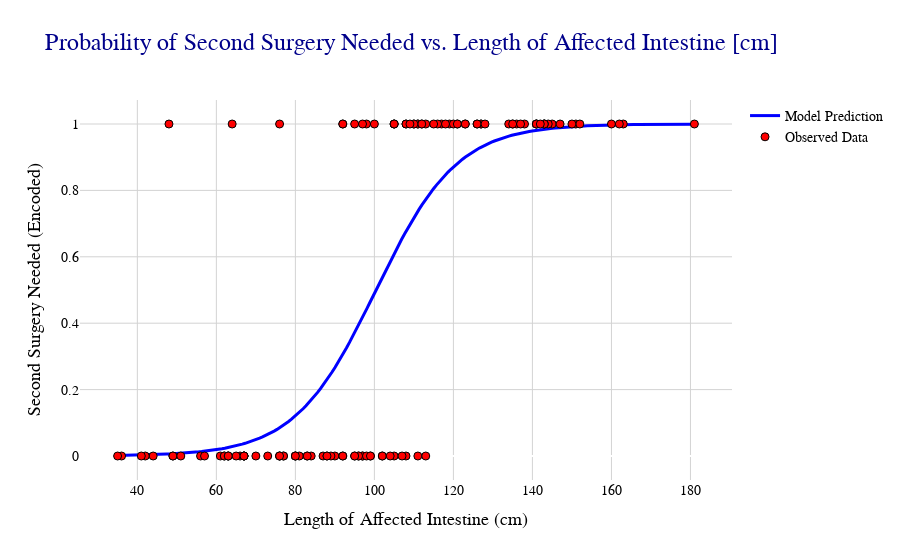

Source (notebook cell):
### Code cell
import plotly.graph_objects as go

fig = go.Figure()

# Adding the model prediction trace (line)
fig.add_trace(go.Scatter(
    x=affectedIntestineleength,
    y=new_affected_line_predictions,
    mode='lines',
    name='Model Prediction',
    line=dict(color='blue', width=3)
))

# Adding the observed data trace (markers)
fig.add_trace(go.Scatter(
    x=data['LengthAffectedIntestine'].tolist(),
    y=data['SecondSurgeryNeededEncoded'].tolist(),
    mode='markers',
    name='Observed Data',
    marker=dict(color='red', size=8, line=dict(width=1, color='black'))
))

# Update layout with enhanced visual settings
fig.update_layout(
    title='Probability of Second Surgery Needed vs. Length of Affected Intestine [cm]',
    title_font=dict(family='Arial', size=24, color='darkblue'),
    xaxis=dict(
        title='Length of Affected Intestine (cm)',
        title_font=dict(family='Arial', size=18, color='black'),
        tickfont=dict(family='Arial', size=14, color='black'),
        gridcolor='lightgray'
    ),
    yaxis=dict(
        title='Second Surgery Needed (Encoded)',
        title_font=dict(family='Arial', size=18, color='black'),
        tickfont=dict(family='Arial', size=14, color='black'),
        gridcolor='lightgray'
    ),
    plot_bgcolor='white',
    paper_bgcolor='white',
    legend=dict(font=dict(family='Arial', size=14, color='black'))
)

fig.show()

### Figure 1 — Plotly figure (JSON) as saved in the notebook; plotly's stock layout.template omitted (floating-point values rounded to 4 significant figures; data arrays with more than 128 entries replaced by an {"elided": "..."} marker saying what was removed)
{"data": [{"line": {"color": "blue", "width": 3}, "mode": "lines", "name": "Model Prediction", "type": "scatter", "x": {"elided": "200 float values"}, "y": {"elided": "200 float values"}}, {"marker": {"color": "red", "line": {"color": "black", "width": 1}, "size": 8}, "mode": "markers", "name": "Observed Data", "type": "scatter", "x": [105, 127, 135, 110, 151, 76, 136, 138, 119, 111, 98, 163, 108, 141, 145, 134, 97, 108, 123, 117, 127, 144, 137, 141, 111, 162, 126, 112, 121, 120, 95, 105, 116, 152, 143, 115, 113, 105, 141, 64, 150, 92, 126, 123, 121, 100, 128, 143, 112, 147, 110, 160, 109, 92, 143, 48, 135, 142, 118, 181, 96, 105, 44, 36, 56, 99, 87, 88, 57, 77, 76, 42, 76, 90, 61, 97, 80, 70, 62, 67, 77, 102, 66, 80, 97, 96, 89, 95, 63, 81, 67, 67, 80, 49, 62, 98, 95, 63, 102, 111, 113, 88, 76, 108, 49, 35, 65, 63, 83, 51, 73, 104, 92, 99, 84, 41, 83, 92, 107, 67], "y": [1, 1, 1, 1, 1, 1, 1, 1, 1, 1, 1, 1, 1, 1, 1, 1, 1, 1, 1, 1, 1, 1, 1, 1, 1, 1, 1, 1, 1, 1, 1, 1, 1, 1, 1, 1, 1, 1, 1, 1, 1, 1, 1, 1, 1, 1, 1, 1, 1, 1, 1, 1, 1, 1, 1, 1, 1, 1, 1, 1, 0, 0, 0, 0, 0, 0, 0, 0, 0, 0, 0, 0, 0, 0, 0, 0, 0, 0, 0, 0, 0, 0, 0, 0, 0, 0, 0, 0, 0, 0, 0, 0, 0, 0, 0, 0, 0, 0, 0, 0, 0, 0, 0, 0, 0, 0, 0, 0, 0, 0, 0, 0, 0, 0, 0, 0, 0, 0, 0, 0]}], "layout": {"legend": {"font": {"color": "black", "family": "Arial", "size": 14}}, "paper_bgcolor": "white", "plot_bgcolor": "white", "title": {"font": {"color": "darkblue", "family": "Arial", "size": 24}, "text": "Probability of Second Surgery Needed vs. Length of Affected Intestine [cm]"}, "xaxis": {"gridcolor": "lightgray", "tickfont": {"color": "black", "family": "Arial", "size": 14}, "title": {"font": {"color": "black", "family": "Arial", "size": 18}, "text": "Length of Affected Intestine (cm)"}}, "yaxis": {"gridcolor": "lightgray", "tickfont": {"color": "black", "family": "Arial", "size": 14}, "title": {"font": {"color": "black", "family": "Arial", "size": 18}, "text": "Second Surgery Needed (Encoded)"}}}}
